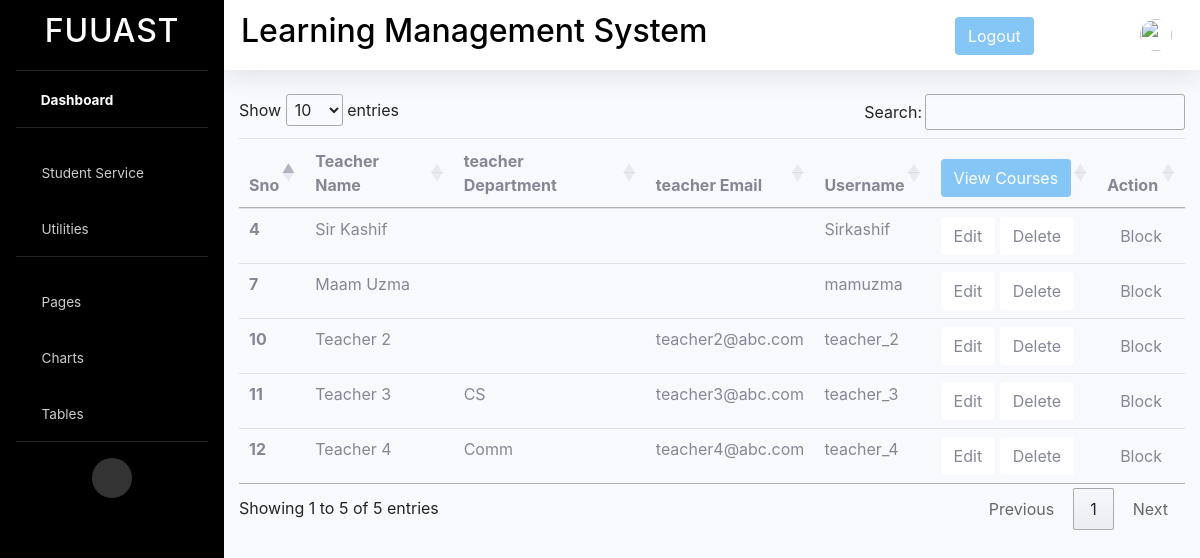
/Final_project/Final_project/show_teachers_dep.php, run on the app's committed database.
### tables this page shows
CREATE TABLE `users` (
  `id` int(11) NOT NULL,
  `role_id` int(11) NOT NULL DEFAULT 0,
  `username` varchar(255) NOT NULL,
  `email` varchar(255) NOT NULL,
  `password` varchar(255) NOT NULL,
  `name` varchar(255) NOT NULL,
  `department` text NOT NULL
);

### Final_project/Final_project/show_teachers_dep.php (the view, shortened to what this page needs)
<?php
include "studentnav.php";
include "link.php";
include "db_connect.php";
?>
<!DOCTYPE html>
<html lang="en">
<head>
  <link rel="stylesheet" href="//cdn.datatables.net/1.10.22/css/jquery.dataTables.min.css">
</head>
<body>
  <div class="container">
    <table class="table" id="myTable">
      <thead>
        <tr>
          <th scope="col">Sno</th>
          <th scope="col">Teacher Name</th>
          <th scope="col">teacher Department</th>
          <th scope="col">teacher Email</th>
          <th scope="col">Username</th>
          <th scope="col"><a href="Add_courses.php" class="btn">View Courses</a></th>
          <th scope="col">Action</th>
        </tr>
      </thead>
      <?php
      $role_id = 2;
      $sql = "SELECT * FROM users WHERE role_id = '{$role_id}'";
      $result = mysqli_query($conn, $sql);
      while ($row = mysqli_fetch_assoc($result)) {
        $id = $row['id'];
        $name = $row['name'];
        $department = $row['department'];
        $email = $row['email'];
        $username=$row['username'];
        echo '<div class="container">
  <tr>
    <th scope="row">' . $id . '</th>
    <td>' . $name . '</td>
    <td>' . $department . '</td>
    <td>' . $email . '</td>
    <td>' . $username . '</td>
    <td><button class="Edit btn bg-white" data-toggle="modal" data-target="#EditModal" id=' . $row['id'] . '>Edit</button>
    <button class="Delete btn bg-white"  id=' . $row['id'] . ' name="delete">Delete</button></td>
    <td><form action="show_teachers_dep.php" method="POST">
    <button class="btn rimary" type="submit" name="submit" > Block </button>
    </form> </td>
  </tr>
</div>
';
      }
      ?>
    </table>
  </div>
</body>
</html>

### Final_project/Final_project/studentnav.php (style rules this page uses)
a.btn { color: white; background-color: rgb(134, 198, 247); }
a { text-decoration: none; color:white; }

### data on the page
users: id "4", name "Sir Kashif", username "Sirkashif"
users: id "7", name "Maam Uzma", username "mamuzma"
users: id "10", name "Teacher 2", email "teacher2@abc.com", username "teacher_2"
users: id "11", name "Teacher 3", department "CS", email "teacher3@abc.com", username "teacher_3"
users: id "12", name "Teacher 4", department "Comm", email "teacher4@abc.com", username "teacher_4"
